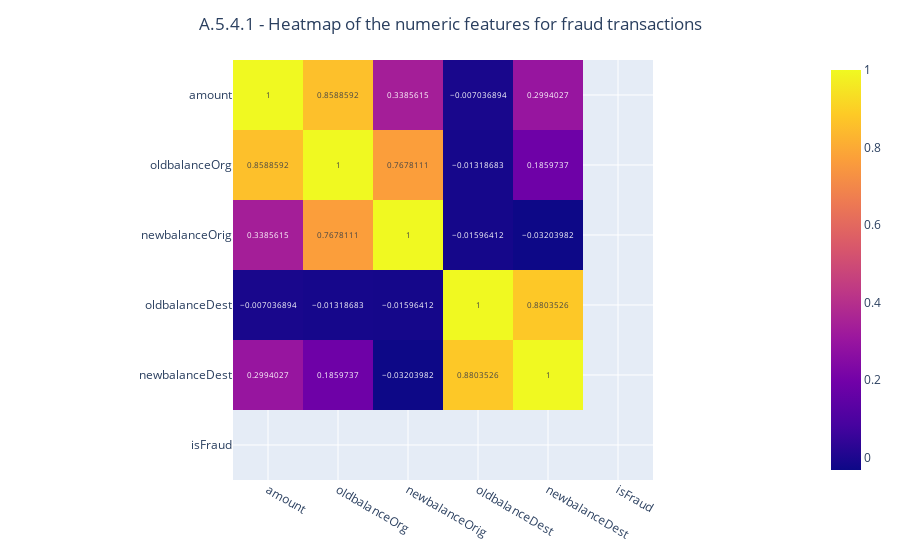

The cell this chart's notebook holds for it:
### Code cell
# A.5.4.1 Heatmap of the numeric features of fraud transaction dataset to explore corelation
df_fraud_numeric = fraud_df.select_dtypes(include=np.number)
df_fraud_numeric.drop('step', axis=1, inplace=True)
df_fraud_numeric.drop('isFlaggedFraud', axis=1, inplace=True)
#df_numeric = df_numeric.set_index('id')
fig = px.imshow(df_fraud_numeric.corr(), text_auto=True)
fig.update_layout(title={'text': 'A.5.4.1 - Heatmap of the numeric features for fraud transactions','x': 0.5,'xanchor': 'center'})
fig.write_image("images/A.5.4.1_heat_map_numeric_features_fraud_transactions.png")
fig.write_html("plots/A.5.4.1_heat_map_numeric_features_fraud_transactions.html")
fig.show()

### Figure 1 — Plotly figure (JSON) as saved in the notebook; plotly's stock layout.template omitted (floating-point values rounded to 4 significant figures)
{"data": [{"coloraxis": "coloraxis", "hovertemplate": "x: %{x}<br>y: %{y}<br>color: %{z}<extra></extra>", "name": "0", "texttemplate": "%{z}", "type": "heatmap", "x": ["amount", "oldbalanceOrg", "newbalanceOrig", "oldbalanceDest", "newbalanceDest", "isFraud"], "xaxis": "x", "y": ["amount", "oldbalanceOrg", "newbalanceOrig", "oldbalanceDest", "newbalanceDest", "isFraud"], "yaxis": "y", "z": [[1.0, 0.8589, 0.3386, -0.007037, 0.2994, NaN], [0.8589, 1.0, 0.7678, -0.01319, 0.186, NaN], [0.3386, 0.7678, 1.0, -0.01596, -0.03204, NaN], [-0.007037, -0.01319, -0.01596, 1.0, 0.8804, NaN], [0.2994, 0.186, -0.03204, 0.8804, 1.0, NaN], [NaN, NaN, NaN, NaN, NaN, NaN]]}], "layout": {"coloraxis": {"colorscale": [[0, "#0d0887"], [0.1111, "#46039f"], [0.2222, "#7201a8"], [0.3333, "#9c179e"], [0.4444, "#bd3786"], [0.5556, "#d8576b"], [0.6667, "#ed7953"], [0.7778, "#fb9f3a"], [0.8889, "#fdca26"], [1, "#f0f921"]]}, "margin": {"t": 60}, "title": {"text": "A.5.4.1 - Heatmap of the numeric features for fraud transactions", "x": 0.5, "xanchor": "center"}, "xaxis": {"anchor": "y", "constrain": "domain", "domain": [0, 1], "scaleanchor": "y"}, "yaxis": {"anchor": "x", "autorange": "reversed", "constrain": "domain", "domain": [0, 1]}}}
